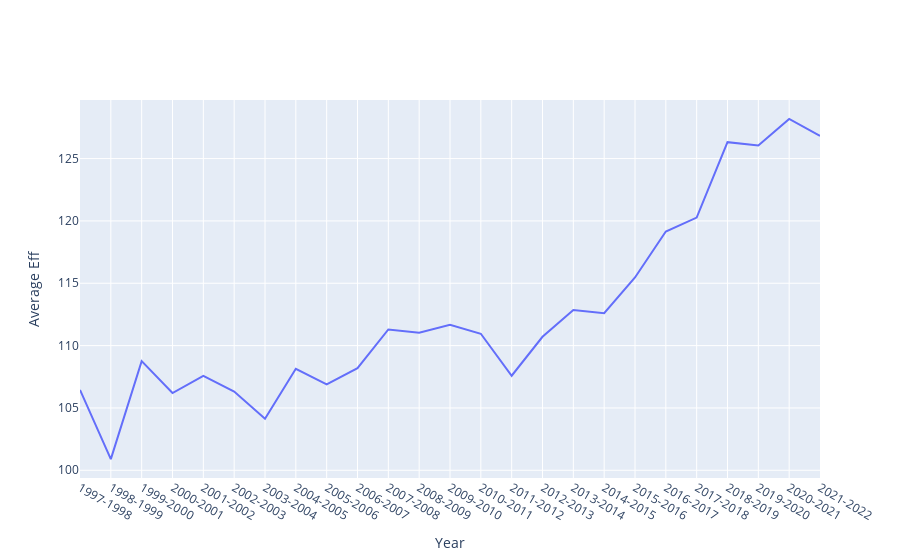

The notebook cell saved with this chart:
### Code cell
fig

### Figure 1 — Plotly figure (JSON) as saved in the notebook; plotly's stock layout.template omitted (floating-point values rounded to 4 significant figures)
{"data": [{"name": "League", "type": "scatter", "x": ["1997-1998", "1998-1999", "1999-2000", "2000-2001", "2001-2002", "2002-2003", "2003-2004", "2004-2005", "2005-2006", "2006-2007", "2007-2008", "2008-2009", "2009-2010", "2010-2011", "2011-2012", "2012-2013", "2013-2014", "2014-2015", "2015-2016", "2016-2017", "2017-2018", "2018-2019", "2019-2020", "2020-2021", "2021-2022"], "y": [106.4, 100.9, 108.8, 106.2, 107.6, 106.3, 104.1, 108.1, 106.9, 108.2, 111.3, 111.0, 111.7, 110.9, 107.6, 110.7, 112.9, 112.6, 115.5, 119.1, 120.3, 126.3, 126.1, 128.2, 126.8]}], "layout": {"xaxis": {"title": {"text": "Year"}}, "yaxis": {"title": {"text": "Average Eff"}}}}
